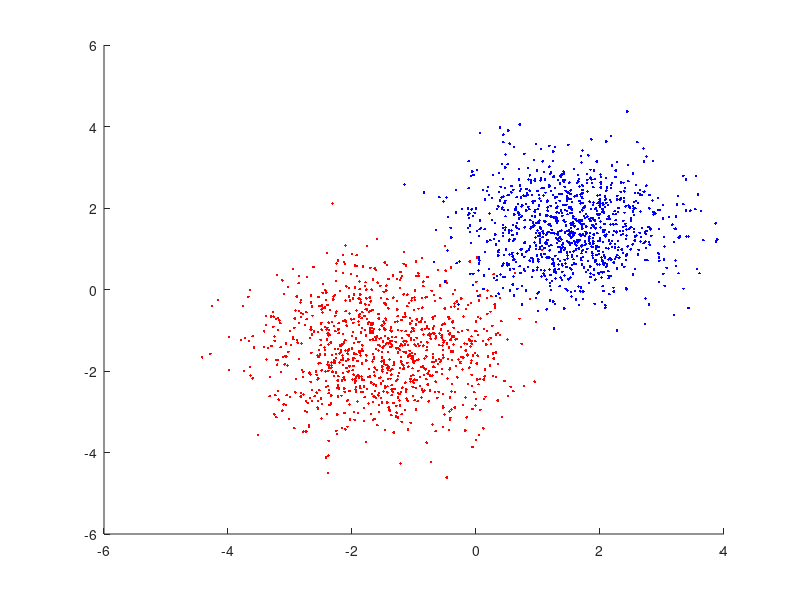

Here is the MATLAB script that generated this plot:
mu = [-1.5 1.5];
mu2 = [-1 1];
sigma = [1 0.4;0.4 0.7];


data = mvnrnd(mu,sigma,1000);
data2 = mvnrnd(mu,sigma,1000);
figure
hold on;
plot(data(:,1),data2(:,1),'r.');
plot(data(:,2),data2(:,2),'b.');
hold off;